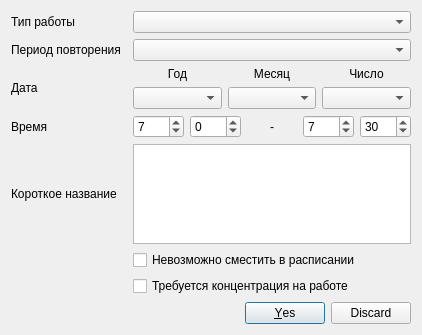
<?xml version="1.0" encoding="UTF-8"?>
<ui version="4.0">
 <class>Dialog</class>
 <widget class="QDialog" name="Dialog">
  <property name="geometry">
   <rect>
    <x>0</x>
    <y>0</y>
    <width>422</width>
    <height>335</height>
   </rect>
  </property>
  <property name="windowTitle">
   <string>Новая запись</string>
  </property>
  <layout class="QGridLayout" name="gridLayout">
   <item row="1" column="2">
    <widget class="QComboBox" name="PeriodCheck">
     <property name="currentIndex">
      <number>-1</number>
     </property>
    </widget>
   </item>
   <item row="4" column="0">
    <widget class="QLabel" name="label_9">
     <property name="text">
      <string>Время</string>
     </property>
    </widget>
   </item>
   <item row="0" column="0">
    <widget class="QLabel" name="label">
     <property name="text">
      <string>Тип работы</string>
     </property>
    </widget>
   </item>
   <item row="9" column="0" colspan="3">
    <widget class="QDialogButtonBox" name="buttonBox">
     <property name="orientation">
      <enum>Qt::Horizontal</enum>
     </property>
     <property name="standardButtons">
      <set>QDialogButtonBox::Discard|QDialogButtonBox::Yes</set>
     </property>
    </widget>
   </item>
   <item row="6" column="2">
    <widget class="QTextEdit" name="WorkEdit"/>
   </item>
   <item row="0" column="2">
    <widget class="QComboBox" name="WorkCheck"/>
   </item>
   <item row="3" column="2">
    <layout class="QGridLayout" name="gridLayout_2">
     <item row="0" column="1">
      <widget class="QLabel" name="label_5">
       <property name="text">
        <string>Месяц</string>
       </property>
       <property name="alignment">
        <set>Qt::AlignCenter</set>
       </property>
      </widget>
     </item>
     <item row="0" column="2">
      <widget class="QLabel" name="label_6">
       <property name="text">
        <string>Число</string>
       </property>
       <property name="alignment">
        <set>Qt::AlignCenter</set>
       </property>
      </widget>
     </item>
     <item row="0" column="0">
      <widget class="QLabel" name="label_4">
       <property name="text">
        <string>Год</string>
       </property>
       <property name="alignment">
        <set>Qt::AlignCenter</set>
       </property>
      </widget>
     </item>
     <item row="1" column="0">
      <widget class="QComboBox" name="year"/>
     </item>
     <item row="1" column="1">
      <widget class="QComboBox" name="mounth"/>
     </item>
     <item row="1" column="2">
      <widget class="QComboBox" name="date"/>
     </item>
    </layout>
   </item>
   <item row="1" column="0">
    <widget class="QLabel" name="label_2">
     <property name="text">
      <string>Период повторения</string>
     </property>
    </widget>
   </item>
   <item row="7" column="2">
    <widget class="QCheckBox" name="movable">
     <property name="text">
      <string>Невозможно сместить в расписании</string>
     </property>
    </widget>
   </item>
   <item row="6" column="0">
    <widget class="QLabel" name="label_3">
     <property name="text">
      <string>Короткое название</string>
     </property>
    </widget>
   </item>
   <item row="3" column="0">
    <widget class="QLabel" name="label_7">
     <property name="text">
      <string>Дата</string>
     </property>
    </widget>
   </item>
   <item row="4" column="2">
    <layout class="QGridLayout" name="gridLayout_3">
     <item row="1" column="3">
      <widget class="QSpinBox" name="endhour">
       <property name="wrapping">
        <bool>true</bool>
       </property>
       <property name="accelerated">
        <bool>false</bool>
       </property>
       <property name="maximum">
        <number>23</number>
       </property>
       <property name="value">
        <number>7</number>
       </property>
      </widget>
     </item>
     <item row="1" column="1">
      <widget class="QSpinBox" name="startminute">
       <property name="wrapping">
        <bool>true</bool>
       </property>
       <property name="accelerated">
        <bool>false</bool>
       </property>
       <property name="maximum">
        <number>59</number>
       </property>
       <property name="singleStep">
        <number>5</number>
       </property>
      </widget>
     </item>
     <item row="1" column="0">
      <widget class="QSpinBox" name="starthour">
       <property name="wrapping">
        <bool>true</bool>
       </property>
       <property name="accelerated">
        <bool>false</bool>
       </property>
       <property name="maximum">
        <number>23</number>
       </property>
       <property name="value">
        <number>7</number>
       </property>
      </widget>
     </item>
     <item row="1" column="2">
      <widget class="QLabel" name="label_8">
       <property name="text">
        <string>-</string>
       </property>
       <property name="alignment">
        <set>Qt::AlignCenter</set>
       </property>
      </widget>
     </item>
     <item row="1" column="4">
      <widget class="QSpinBox" name="endminute">
       <property name="wrapping">
        <bool>true</bool>
       </property>
       <property name="accelerated">
        <bool>false</bool>
       </property>
       <property name="maximum">
        <number>59</number>
       </property>
       <property name="singleStep">
        <number>5</number>
       </property>
       <property name="value">
        <number>30</number>
       </property>
      </widget>
     </item>
    </layout>
   </item>
   <item row="8" column="2">
    <widget class="QCheckBox" name="Concentrate">
     <property name="text">
      <string>Требуется концентрация на работе</string>
     </property>
    </widget>
   </item>
  </layout>
 </widget>
 <resources/>
 <connections>
  <connection>
   <sender>buttonBox</sender>
   <signal>accepted()</signal>
   <receiver>Dialog</receiver>
   <slot>accept()</slot>
   <hints>
    <hint type="sourcelabel">
     <x>248</x>
     <y>254</y>
    </hint>
    <hint type="destinationlabel">
     <x>157</x>
     <y>274</y>
    </hint>
   </hints>
  </connection>
  <connection>
   <sender>buttonBox</sender>
   <signal>rejected()</signal>
   <receiver>Dialog</receiver>
   <slot>reject()</slot>
   <hints>
    <hint type="sourcelabel">
     <x>316</x>
     <y>260</y>
    </hint>
    <hint type="destinationlabel">
     <x>286</x>
     <y>274</y>
    </hint>
   </hints>
  </connection>
 </connections>
</ui>
